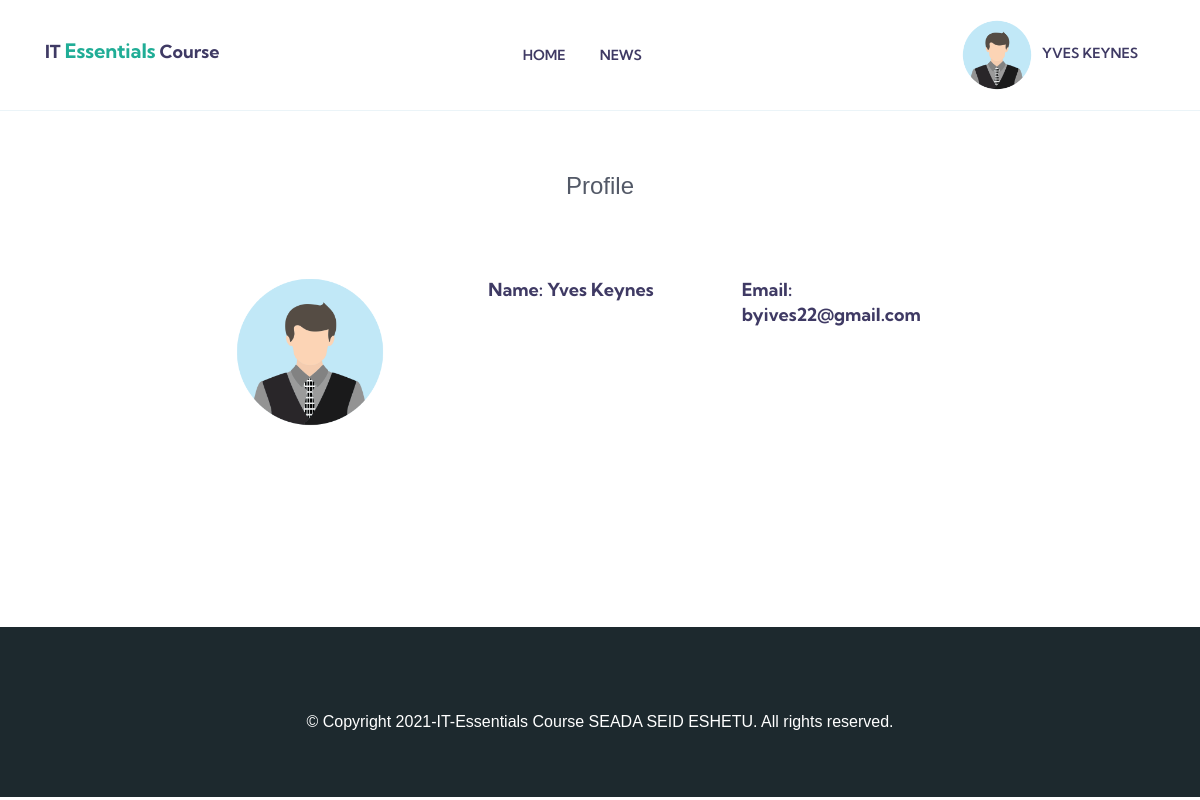
The page /profile (signed in) on the database its author committed.
### it_essentials/models.py (models this page shows, shortened)
class StudentProfile(AbstractBaseUser, PermissionsMixin):
    email = models.EmailField(unique=True, max_length=30)
    name = models.CharField(max_length=250)
    profile_image = models.ImageField(upload_to='profile_images',null=True, blank=True, default="me.png")
    is_active = models.BooleanField(default=True)
    is_staff = models.BooleanField(default=False)
    date_joined = models.DateTimeField(default=timezone.now)
    last_login = models.DateTimeField(null=True)
    objects = UserProfileManager()
    USERNAME_FIELD = 'email'
    REQUIRED_FIELDS = ['name']

### it_essentials/views.py (the view)
# urls.py: path('profile', profile,name='profile'),
@login_required(login_url='login')
def profile(request):
    return render(request ,'core/profile.html')

### it_essentials/templates/core/profile.html (shortened to what this page needs)
{% extends "index.html" %}
{% block container %}
<div class="container">
    <div class="row">
        <div class="col-md-2"></div>
        <div class="col-md-8">
            <p class="msg">Profile</p>
            <div class="row">
                <div class="col-md-4">
                    <img src="{{user.profile_image.url}}" class="user-img"/>
                </div>
                <div class="col-md-8">
                    <div class="row">
                        <div class="col-md-6">
                            <h5>Name: {{user.name}}</h5>
                        </div>
                        <div class="col-md-6">
                            <h5>Email: {{user.email}}</h5>
                        </div>
                    </div>
                </div>
            </div>
        </div>
        <div class="col-md-2"></div>
    </div>
</div>
<div class="page-wrapper"></div>
{% endblock %}

### it_essentials/templates/index.html (shortened to what this page needs)
<!DOCTYPE html>
<html lang="zxx">
{% load static %}
<head>
    <link rel="stylesheet" href="{% static 'assets/vendors/bootstrap/bootstrap.css' %}">
    <link rel="stylesheet" href="{% static 'assets/vendors/fontawesome/css/all.css' %}">
    <link rel="stylesheet" href="{% static 'assets/vendors/flaticon/flaticon.css' %}">
    <link rel="stylesheet" href="{% static 'assets/vendors/animate-css/animate.css' %}">
    <link rel="stylesheet" href="{% static 'assets/vendors/owl/assets/owl.carousel.min.css' %}">
    <link rel="stylesheet" href="{% static 'assets/vendors/owl/assets/owl.theme.default.min.css' %}">
    <link rel="stylesheet" href="{% static 'assets/css/style.css' %}">
    <link rel="stylesheet" href="{% static 'assets/css/responsive.css' %}">
    <link rel="stylesheet" href="https://use.fontawesome.com/releases/v5.8.2/css/all.css">
</head>
<body id="top-header">
    <header>
        <div class="site-navigation main_menu menu-style-2" id="mainmenu-area">
            <nav class="navbar navbar-expand-lg">
                <div class="container">
                    <a class="navbar-brand" href="{% url 'homepage' %}">
                        <h5>IT <span class="brand-name">Essentials</span> Course</h5>
                    </a>
                    <div class="collapse navbar-collapse" id="navbarMenu">
                        <ul class="navbar-nav mx-auto">
                            <li class="nav-item ">
                                <a href="{% url 'homepage' %}" class="nav-link js-scroll-trigger">
                                    home
                                </a>
                            </li>
                            <li class="nav-item ">
                                <a href="{% url 'news' %}" class="nav-link">
                                    News
                                </a>
                            </li>
                        </ul>
                        {% if user.is_authenticated %}
                        <ul class="navbar-nav">
                            <li class="nav-item dropdown">
                                <a class="nav-link dropdown-toggle" href="#" id="navbar3" role="button"
                                    data-toggle="dropdown" aria-haspopup="true" aria-expanded="false">
                                    <img class="rounded-circle" src="{{user.profile_image.url}}" width="30"
                                        alt="bgvf">
                                    &nbsp; <span>{{user.name|title}}</span>
                                </a>
                            </li>
                        </ul>
                        {% else %}
                        <div class="header-login">
                            <a href="{% url 'login' %}" class="btn btn-solid-border btn-sm ">Log In</a>
                            <a href="{% url 'signup' %}" class="btn btn-main btn-sm">sign up</a>
                        </div>
                        {% endif %}
                    </div>
                </div>
            </nav>
        </div>
    </header>
    {% block container %}
    {% endblock container %}
    <section class="footer-2">
        <div class="container">
            <div class="copyright text-left text-center">
                <p class="right">© Copyright 2021-IT-Essentials Course SEADA SEID ESHETU. All rights reserved.</a> </p>
            </div>
        </div>
    </section>
</body>
</html>

### static/assets/css/responsive.css (style rules this page uses)
@media (min-width: 992px) and (max-width: 1200px) { .site-navigation { padding: 0px 20px; } }

### it_essentials/templates/index.html (style rules this page uses)
.rounded-circle { width: 70px; height: 70px; }
.right { color: white; padding-bottom: 60px; }
.brand-name { color: #20ad96; font-size: 20px; }

### it_essentials/templates/core/profile.html (style rules this page uses)
.msg { text-align:center; padding:60px 0px; font-size:24px; font-weight:500; }
.user-img { width: 150px; height: 150px; border-radius: 50%; }

### rows shown on the page
StudentProfile: profile_image (picture), name "YVES KEYNES", name "Yves Keynes", email "byives22@gmail.com"
